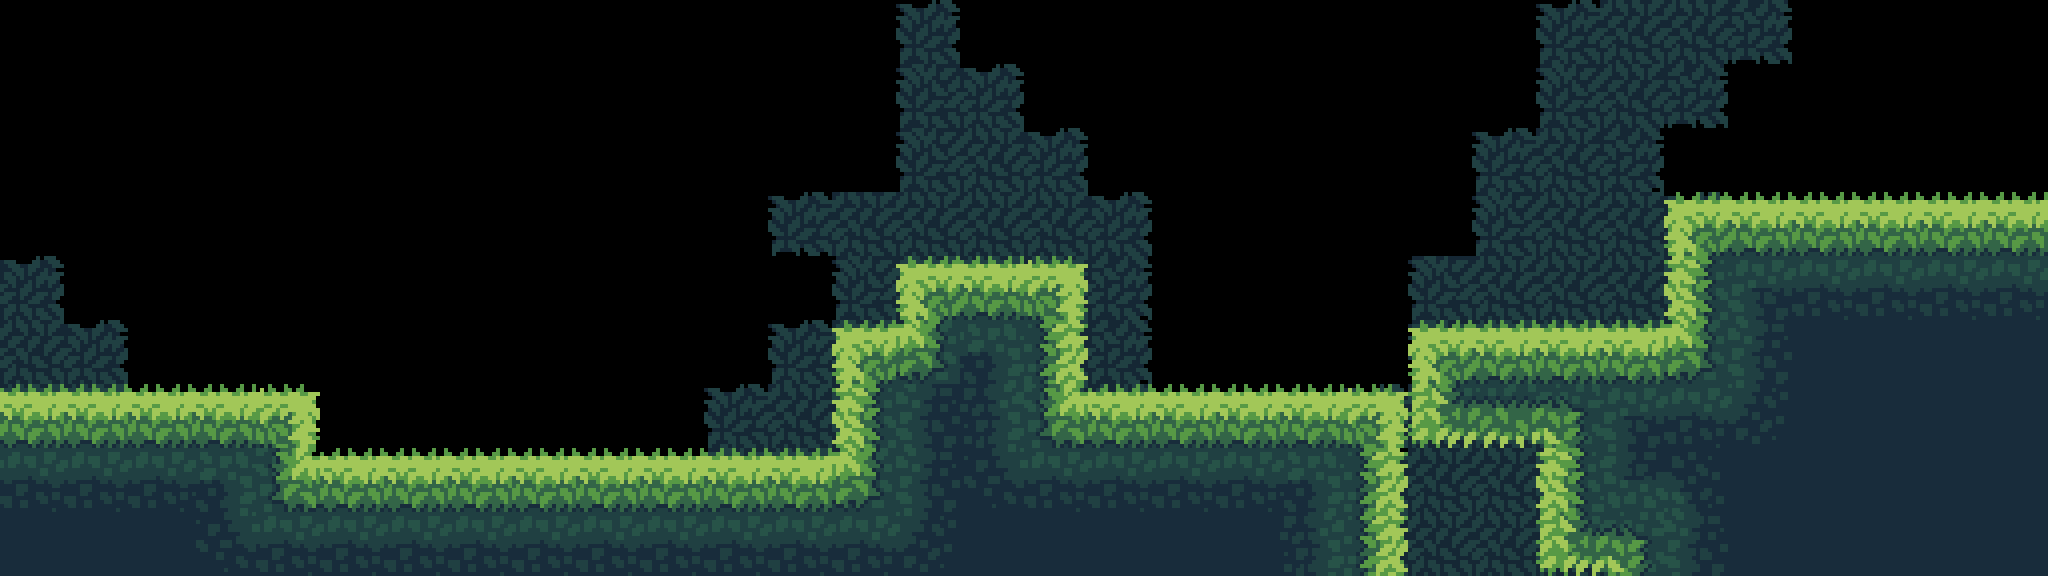

Tiled map render using the project's own tile images. Description and the map definition, with tile-layer contents summarised, below:
An orthogonal 32x9 tile map with 64x64 px tiles, 2 tile layers (BackgroundLayer, GroundLayer).

<map version="1.0" orientation="orthogonal" renderorder="right-down" width="32" height="9" tilewidth="64" tileheight="64" nextobjectid="13">
 <tileset firstgid="1" name="tileset" tilewidth="64" tileheight="64" tilecount="741" columns="39">
  <image source="../tileset.png" width="2496" height="1216" />
 </tileset>
 <layer name="BackgroundLayer" width="32" height="9">
  <data>[288 cells, 82 non-empty, 11 distinct tile ids]</data>
 </layer>
 <layer name="GroundLayer" width="32" height="9">
  <data>[288 cells, 113 non-empty, 27 distinct tile ids]</data>
 </layer>
 <objectgroup name="Chests" />
</map>